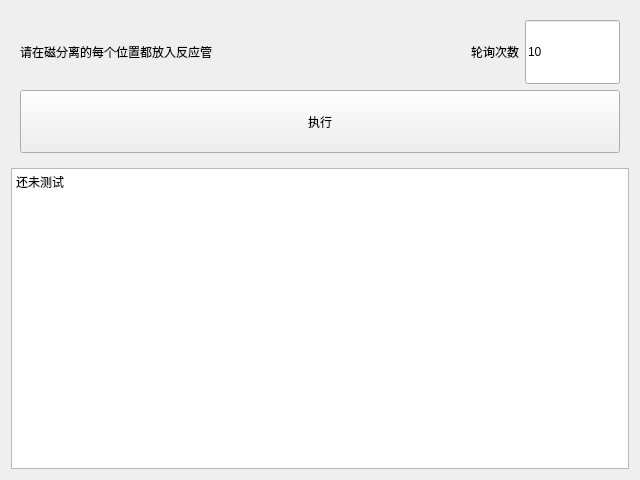
<?xml version="1.0" encoding="UTF-8"?>
<ui version="4.0">
 <class>MagneticSeparation_2</class>
 <widget class="QWidget" name="MagneticSeparation_2">
  <property name="geometry">
   <rect>
    <x>0</x>
    <y>0</y>
    <width>640</width>
    <height>480</height>
   </rect>
  </property>
  <property name="windowTitle">
   <string>Form</string>
  </property>
  <layout class="QVBoxLayout" name="verticalLayout" stretch="1,2">
   <item>
    <widget class="QWidget" name="widget" native="true">
     <layout class="QVBoxLayout" name="verticalLayout_2">
      <item>
       <layout class="QHBoxLayout" name="horizontalLayout">
        <item>
         <widget class="QLabel" name="label_2">
          <property name="text">
           <string>请在磁分离的每个位置都放入反应管</string>
          </property>
         </widget>
        </item>
        <item>
         <spacer name="horizontalSpacer">
          <property name="orientation">
           <enum>Qt::Horizontal</enum>
          </property>
          <property name="sizeHint" stdset="0">
           <size>
            <width>267</width>
            <height>20</height>
           </size>
          </property>
         </spacer>
        </item>
        <item>
         <widget class="QLabel" name="label">
          <property name="text">
           <string>轮询次数</string>
          </property>
         </widget>
        </item>
        <item>
         <widget class="QLineEdit" name="edit_runCount">
          <property name="sizePolicy">
           <sizepolicy hsizetype="Expanding" vsizetype="Minimum">
            <horstretch>0</horstretch>
            <verstretch>0</verstretch>
           </sizepolicy>
          </property>
          <property name="text">
           <string>10</string>
          </property>
         </widget>
        </item>
       </layout>
      </item>
      <item>
       <widget class="QPushButton" name="btn_start">
        <property name="sizePolicy">
         <sizepolicy hsizetype="Minimum" vsizetype="Minimum">
          <horstretch>0</horstretch>
          <verstretch>0</verstretch>
         </sizepolicy>
        </property>
        <property name="text">
         <string>执行</string>
        </property>
       </widget>
      </item>
     </layout>
    </widget>
   </item>
   <item>
    <widget class="QTextEdit" name="textEdit">
     <property name="html">
      <string>&lt;!DOCTYPE HTML PUBLIC &quot;-//W3C//DTD HTML 4.0//EN&quot; &quot;http://www.w3.org/TR/REC-html40/strict.dtd&quot;&gt;
&lt;html&gt;&lt;head&gt;&lt;meta name=&quot;qrichtext&quot; content=&quot;1&quot; /&gt;&lt;style type=&quot;text/css&quot;&gt;
p, li { white-space: pre-wrap; }
&lt;/style&gt;&lt;/head&gt;&lt;body style=&quot; font-family:'SimSun'; font-size:9pt; font-weight:400; font-style:normal;&quot;&gt;
&lt;p style=&quot; margin-top:0px; margin-bottom:0px; margin-left:0px; margin-right:0px; -qt-block-indent:0; text-indent:0px;&quot;&gt;还未测试&lt;/p&gt;&lt;/body&gt;&lt;/html&gt;</string>
     </property>
    </widget>
   </item>
  </layout>
 </widget>
 <resources/>
 <connections/>
</ui>
